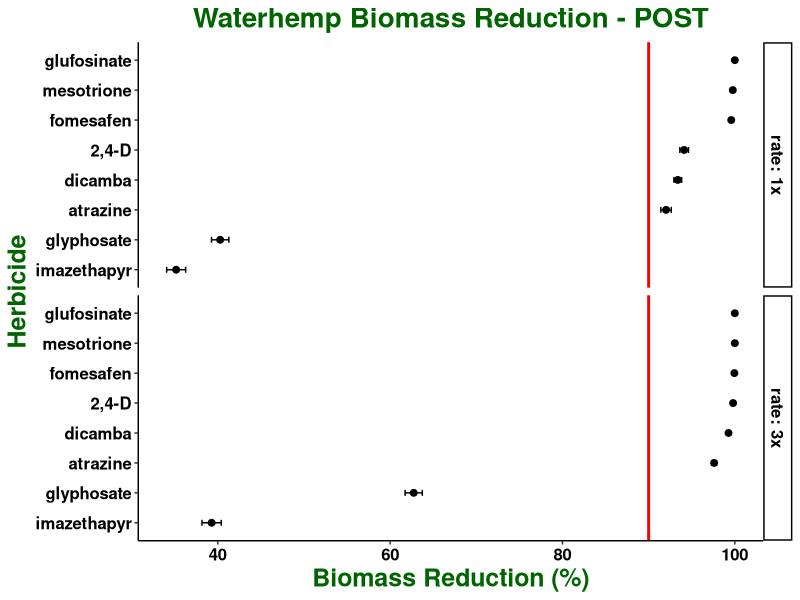

Reproduce this figure in R. (Note: this script raises an error after producing the figure.)
## ---- chunk 1

knitr::opts_chunk$set(echo = TRUE)
library(dplyr)
library(ggplot2)

## ---- chunk 2

waterhemp <- read.csv("All POST_Reduction.csv")

str(waterhemp)

waterhemp$run <- as.factor(waterhemp$run)

waterhemp$pop <- as.factor(waterhemp$pop)

waterhemp$herb <- as.factor(waterhemp$herb)

waterhemp$rate <- as.factor(waterhemp$rate)

waterhemp$rep <- as.factor(waterhemp$rep)

str(waterhemp)

## ---- chunk 3

summary <- waterhemp %>% 
  group_by(herb,rate) %>% 
  summarise(n = sum(!is.na(bio_red)), 
            mean = mean(bio_red, na.rm = TRUE), 
            sd = sd(bio_red, na.rm = TRUE),
            se = sd / sqrt(n),
            CI = qnorm(1- 0.05/2) * se)

summary
            
## ---- chunk 4

ggplot(summary, aes(x = mean*100, y = reorder(herb, mean))) + 
  geom_point(size = 2) + 
  geom_vline(xintercept = 90, size = 1, colour = "red") +
  geom_errorbar(aes(xmin = (mean*100) - (se*100), xmax = (mean*100) + (se*100), width = 0.2)) + 
  facet_grid(rate ~ ., labeller = label_both) +
  labs(title = "Waterhemp Biomass Reduction - POST", x = "Biomass Reduction (%)", y = "Herbicide") + 
  theme_classic() + 
  theme (plot.title = element_text(face = "bold", hjust = 0.5, size = 20, colour = "darkgreen"), 
         axis.title = element_text(face = "bold", size = 18, colour = "darkgreen"), 
         axis.text = element_text(face = "bold", size = 12, colour = "black"),
         strip.text = element_text(face = "bold", size = 12, colour = "black")) +
  ggsave("RAW BIORED_HERBxRATE.jpeg", units="in", width=8, height=5, dpi=600)

